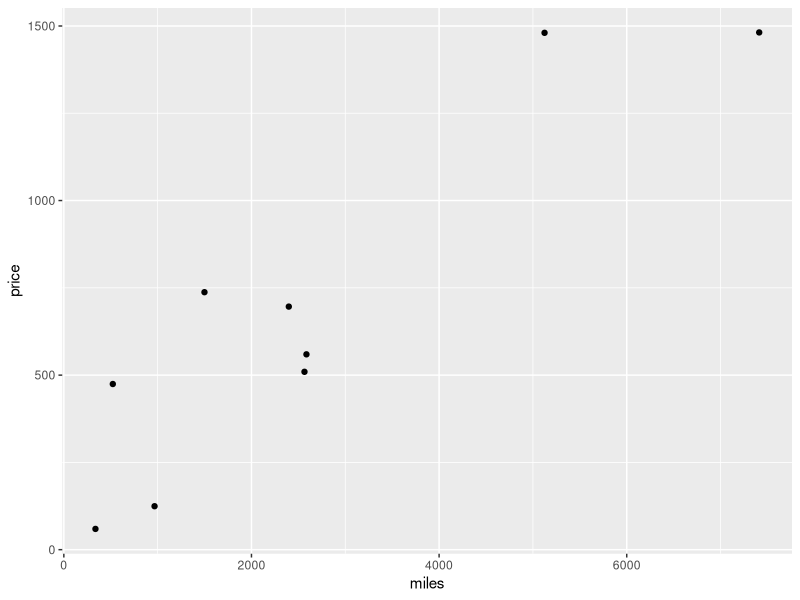

Reproduce this figure in R.
library(ggplot2)

flighttxt <- '
miles price
337 59.5
2565 509.5
967 124.5
5124 1480.4
2398 696.23
2586 559.5
7412 1481.5
522 474.5
1499 737.5
'
flight <- read.table(header=T, text=flighttxt)

ggplot(data=flight, aes(x=miles, y=price)) + geom_point()

cor.test(flight$miles, flight$price)

stemtxt <- '
stems	activity
116	60
117	67
120	64
1	8
52 13
79 63
109	63
27 2
85 46
51 27
78 43
55 24
26 10
39 28
107 56
'

stemcells <- read.table(head=T, text=stemtxt)

cor.test(stemcells$stem, stemcells$activity)